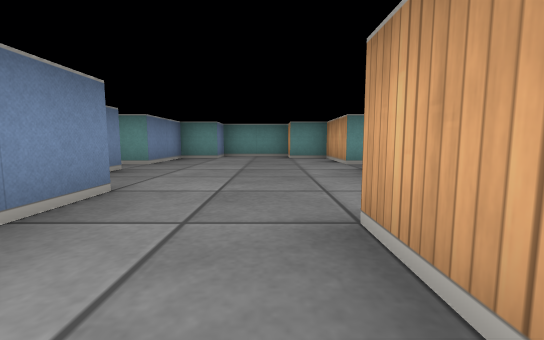
[1] (above)

19 first-person views from a walk through a cub3D level. The camera is about half as high as the walls, tilts 6° down and sees 90° across. The floor is counted in squares. Each view is taken from the middle of a square. On the plan, view 1 faces up. The plan holds only what a view shows up to about 9 squares ahead; the rest is blank.

[2]
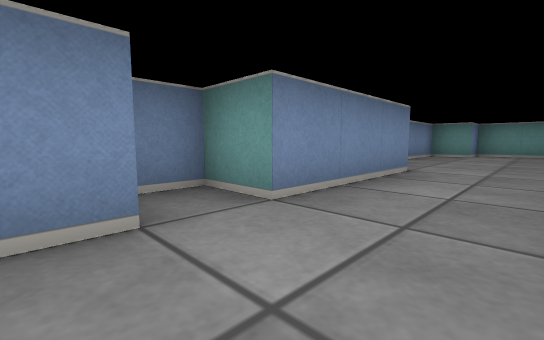

[3]
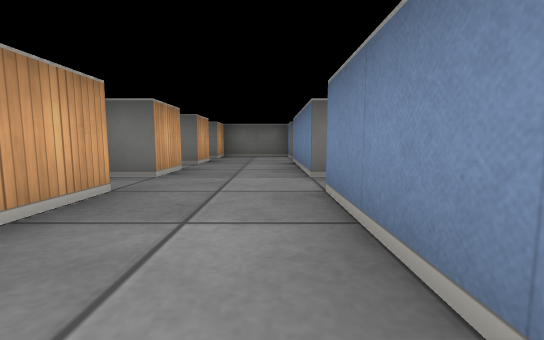

[4]
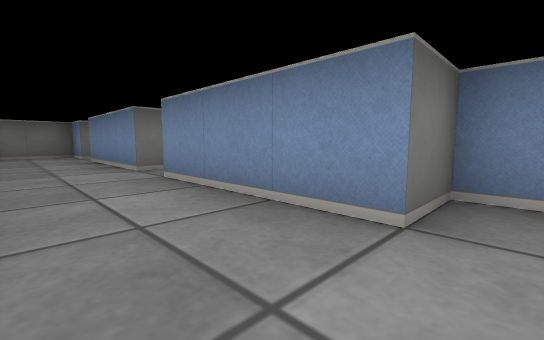

[5]
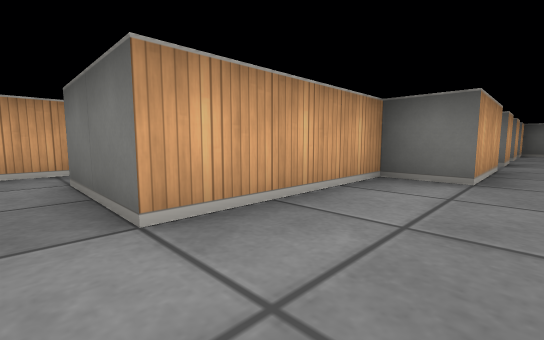

[6]
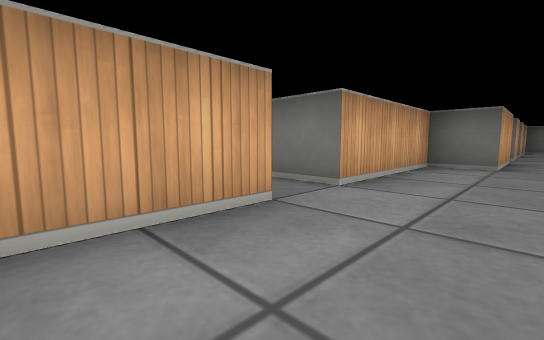

[7]
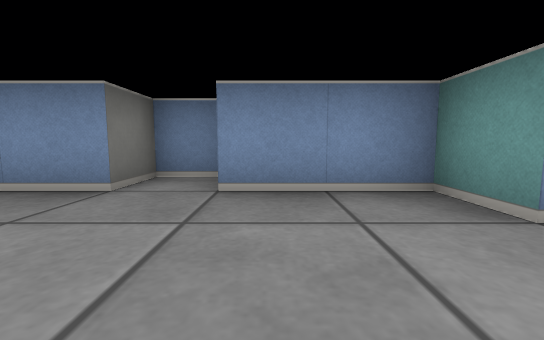

[8]
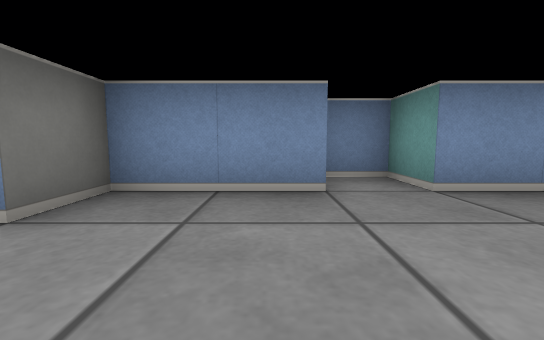

[9]
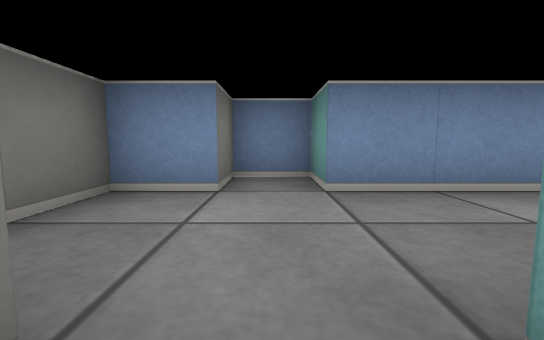

[10]
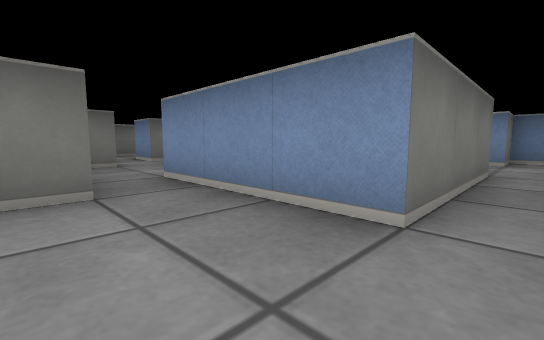

[11]
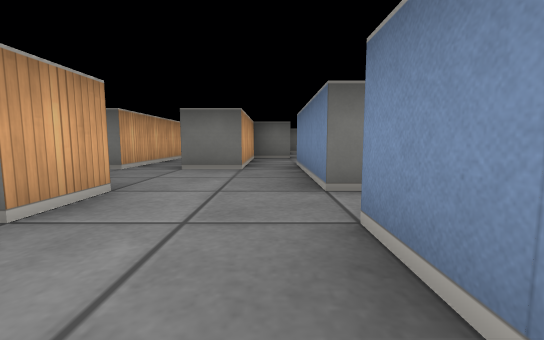

[12]
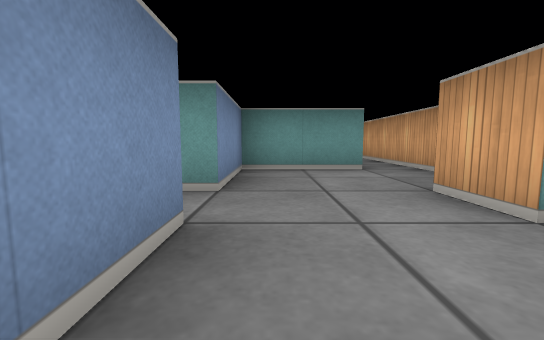

[13]
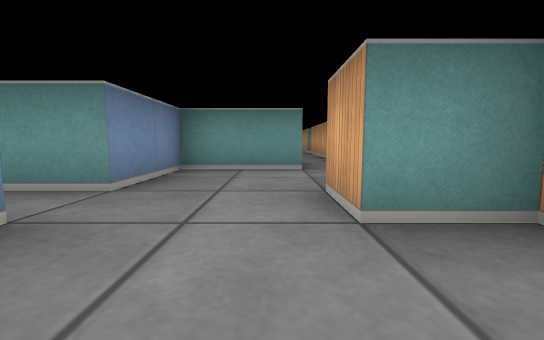

[14]
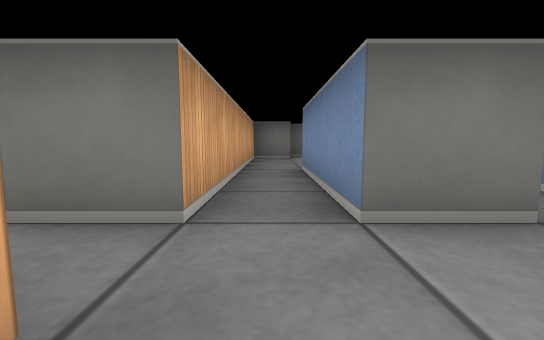

[15]
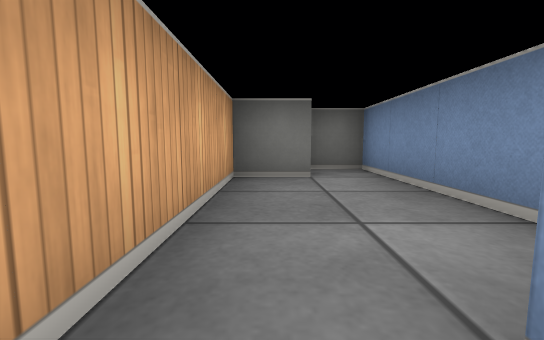

[16]
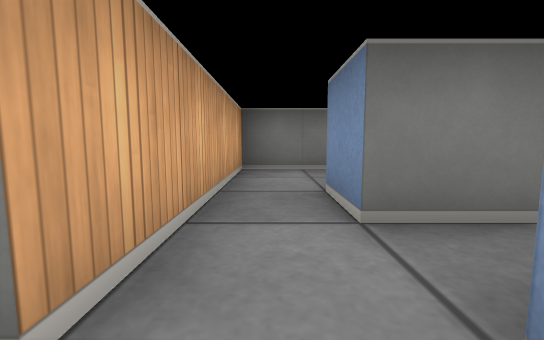

[17]
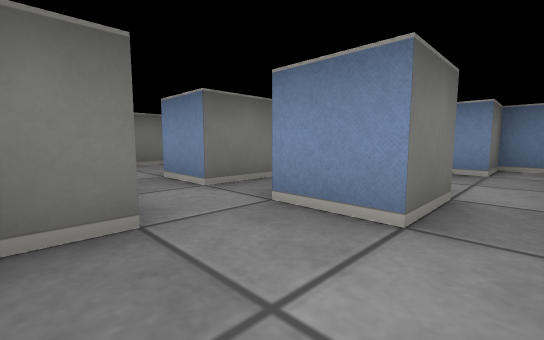

[18]
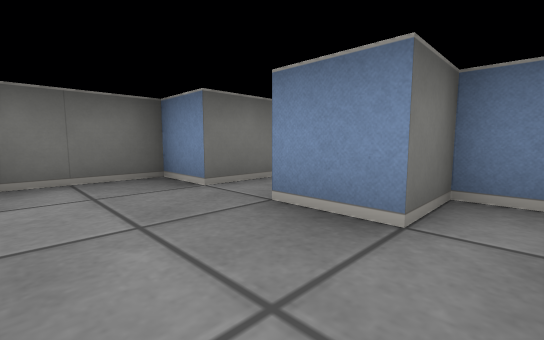

[19]
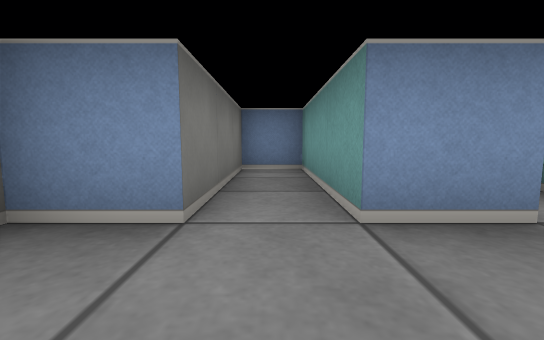

### Floor plan
Points are (right, up) in squares from view 1. A wall is a line through its corners. A room is listed if a view was taken in it or the views show most of it. See-through windows are left out.
Room 1 (views 1, 2, 3, 4, 5, 6, 7, 8)
walls: (0.5, -0.5) (0.5, 1.5) (1.5, 1.5) (1.5, 4.5); (-2, -1.5) (-1.5, -1.5) (-1.5, -4.5) (-2.5, -4.5) (-2.5, -5.5) (-1.5, -5.5) (-1.5, -6.5) (0.5, -6.5) (0.5, -5.5); (1.5, 5.5) (1.5, 7.5) (0.5, 7.5) (0.5, 8.5) (-1.5, 8.5) (-1.5, 7.5) (-2.5, 7.5) (-2.5, 5.5) (-3.5, 5.5) (-3.5, 4.5) (-2.5, 4.5) (-2.5, 2.5) (-1.5, 2.5) (-1.5, -0.5) (-2.5, -0.5) (-2.5, -1.2); (0.5, -2.5) (0.5, -1.5) (1.1, -1.5); (0.5, -4.5) (0.5, -3.5) (0.9, -3.5)
ways out: opening at (1, -5) to room 2; opening at (2.5, 5)
Room 2 (views 9, 10, 11, 12, 13, 14, 15)
walls: (6.5, -5.5) (5.5, -5.5) (5.5, -4.5); (4.5, -8.5) (4.5, -7.5) (5.5, -7.5) (5.5, -10.5); (5.6, -2.5) (3.5, -2.5) (3.5, -4.5) (2.5, -4.5); (0.5, -5.5) (3.5, -5.5) (3.5, -8.5); (6.5, -10.5) (6.5, -7.5)
low walls: (6.5, -6.5) (6.5, -5.5)
ways out: opening at (1, -5) to room 1; opening at (4, -8) to room 3; opening at (6, -11) to room 4; opening at (6, -1.5); opening at (7, -7)
Room 3 (views 16, 17, 18, 19)
walls: (1.4, -9.5) (2.5, -9.5) (2.5, -10.5); (1.4, -11.5) (2.5, -11.5) (2.5, -12.5); (-1.5, -8.9) (-1.5, -9.5) (-0.5, -9.5) (-0.5, -10.5) (-3.5, -10.5) (-3.5, -11.5) (-0.5, -11.5) (-0.5, -12.5) (1.1, -12.5); (3.5, -12.5) (3.5, -10.5) (4.5, -10.5) (4.5, -8.5)
ways out: opening at (4, -8) to room 2; opening at (3, -13) to room 5
Room 4 (no view inside)
walls: (4.5, -11.5) (4.5, -14.5) (5.5, -14.5); (5.4, -13.5) (6.5, -13.5) (6.5, -10.5)
ways out: opening at (6, -11) to room 2
Room 5 (no view inside)
walls: (1.6, -14.5) (3.5, -14.5) (3.5, -12.5)
ways out: opening at (3, -13) to room 3

Where each view was taken, in squares from view 1:
view 1: 0 up, 0 right, facing up
view 2: 2 down, 0 right, facing up-left
view 3: 2 up, 1 left, facing down
view 4: 3 up, 0 right, facing down-left
view 5: 5 up, 0 right, facing down-right
view 6: 7 up, 0 right, facing down-right
view 7: 6 up, 0 right, facing left
view 8: 4 up, 0 right, facing left
view 9: 5 down, 1 right, facing left
view 10: 5 down, 5 right, facing down-left
view 11: 3 down, 4 right, facing down
view 12: 7 down, 4 right, facing up
view 13: 7 down, 5 right, facing up
view 14: 6 down, 6 right, facing down
view 15: 10 down, 6 right, facing down
view 16: 10 down, 3 right, facing down
view 17: 9 down, 4 right, facing down-left
view 18: 9 down, 1 right, facing down-left
view 19: 11 down, 1 right, facing left
